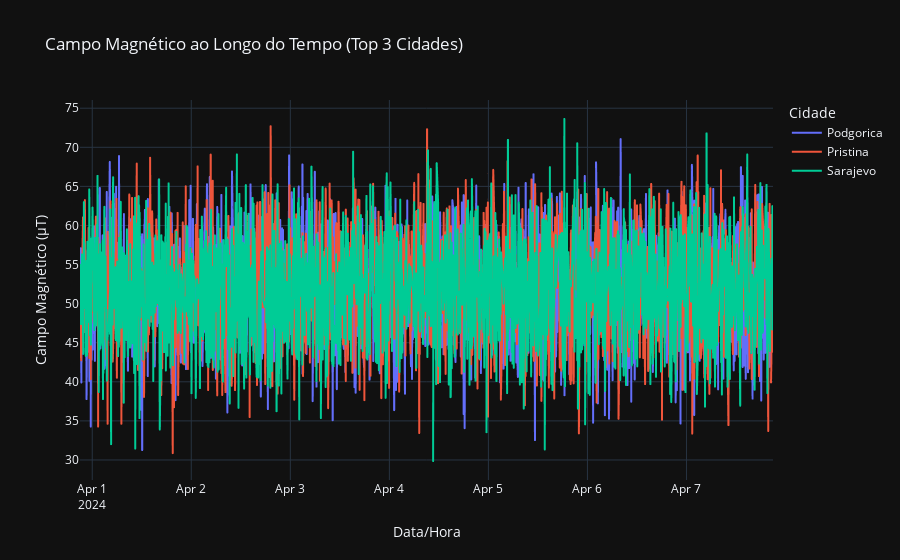

Notebook code for this chart:
### Code cell
from pyspark.sql import SparkSession
from pyspark.sql.functions import col, desc
import pandas as pd
import plotly.express as px

spark = SparkSession.builder \
    .appName("Read from MongoDB") \
    .config("spark.mongodb.read.database", "test") \
    .config("spark.mongodb.read.collection", "meteo") \
    .config("spark.jars.packages", "org.mongodb.spark:mongo-spark-connector_2.12:10.5.0") \
    .getOrCreate()

df = spark.read.format("mongodb").load()

max_magnetic = df.orderBy(desc("campo_magnetico_microtesla")).first()
print(f"Cidade com maior campo magnético: {max_magnetic['cidade']} com {max_magnetic['campo_magnetico_microtesla']} µT")

high_magnetic = df.filter(col("campo_magnetico_microtesla") > 65).count()
print(f"\nRegistros com campo magnético > 65 µT: {high_magnetic}")

# Top 3 cidades com mais registros
top_cities = df.groupBy("cidade").count().orderBy(desc("count")).limit(3).collect()
top_city_names = [row['cidade'] for row in top_cities]

# Preparar dados para o gráfico
plot_df = df.filter(col("cidade").isin(top_city_names)).orderBy("timestamp")
plot_df = plot_df.toPandas()
plot_df['timestamp'] = pd.to_datetime(plot_df['timestamp'])

# Criar gráfico de linha do tempo
fig = px.line(plot_df,
              x='timestamp',
              y='campo_magnetico_microtesla',
              color='cidade',
              title='Campo Magnético ao Longo do Tempo (Top 3 Cidades)',
              labels={'timestamp': 'Data/Hora',
                      'campo_magnetico_microtesla': 'Campo Magnético (µT)',
                      'cidade': 'Cidade'})
fig.show()

spark.stop()

### Figure 1 — Plotly figure (JSON) as saved in the notebook; plotly's stock layout.template omitted (floating-point values rounded to 4 significant figures; data arrays with more than 128 entries replaced by an {"elided": "..."} marker saying what was removed)
{"data": [{"hovertemplate": "Cidade=Podgorica<br>Data/Hora=%{x}<br>Campo Magnético (µT)=%{y}<extra></extra>", "legendgroup": "Podgorica", "line": {"color": "#636efa", "dash": "solid"}, "marker": {"symbol": "circle"}, "mode": "lines", "name": "Podgorica", "showlegend": true, "type": "scattergl", "x": {"elided": "2059 str values"}, "xaxis": "x", "y": {"elided": "2059 float values"}, "yaxis": "y"}, {"hovertemplate": "Cidade=Pristina<br>Data/Hora=%{x}<br>Campo Magnético (µT)=%{y}<extra></extra>", "legendgroup": "Pristina", "line": {"color": "#EF553B", "dash": "solid"}, "marker": {"symbol": "circle"}, "mode": "lines", "name": "Pristina", "showlegend": true, "type": "scattergl", "x": {"elided": "2036 str values"}, "xaxis": "x", "y": {"elided": "2036 float values"}, "yaxis": "y"}, {"hovertemplate": "Cidade=Sarajevo<br>Data/Hora=%{x}<br>Campo Magnético (µT)=%{y}<extra></extra>", "legendgroup": "Sarajevo", "line": {"color": "#00cc96", "dash": "solid"}, "marker": {"symbol": "circle"}, "mode": "lines", "name": "Sarajevo", "showlegend": true, "type": "scattergl", "x": {"elided": "2045 str values"}, "xaxis": "x", "y": {"elided": "2045 float values"}, "yaxis": "y"}], "layout": {"legend": {"title": {"text": "Cidade"}, "tracegroupgap": 0}, "title": {"text": "Campo Magnético ao Longo do Tempo (Top 3 Cidades)"}, "xaxis": {"anchor": "y", "domain": [0, 1], "title": {"text": "Data/Hora"}}, "yaxis": {"anchor": "x", "domain": [0, 1], "title": {"text": "Campo Magnético (µT)"}}}}
